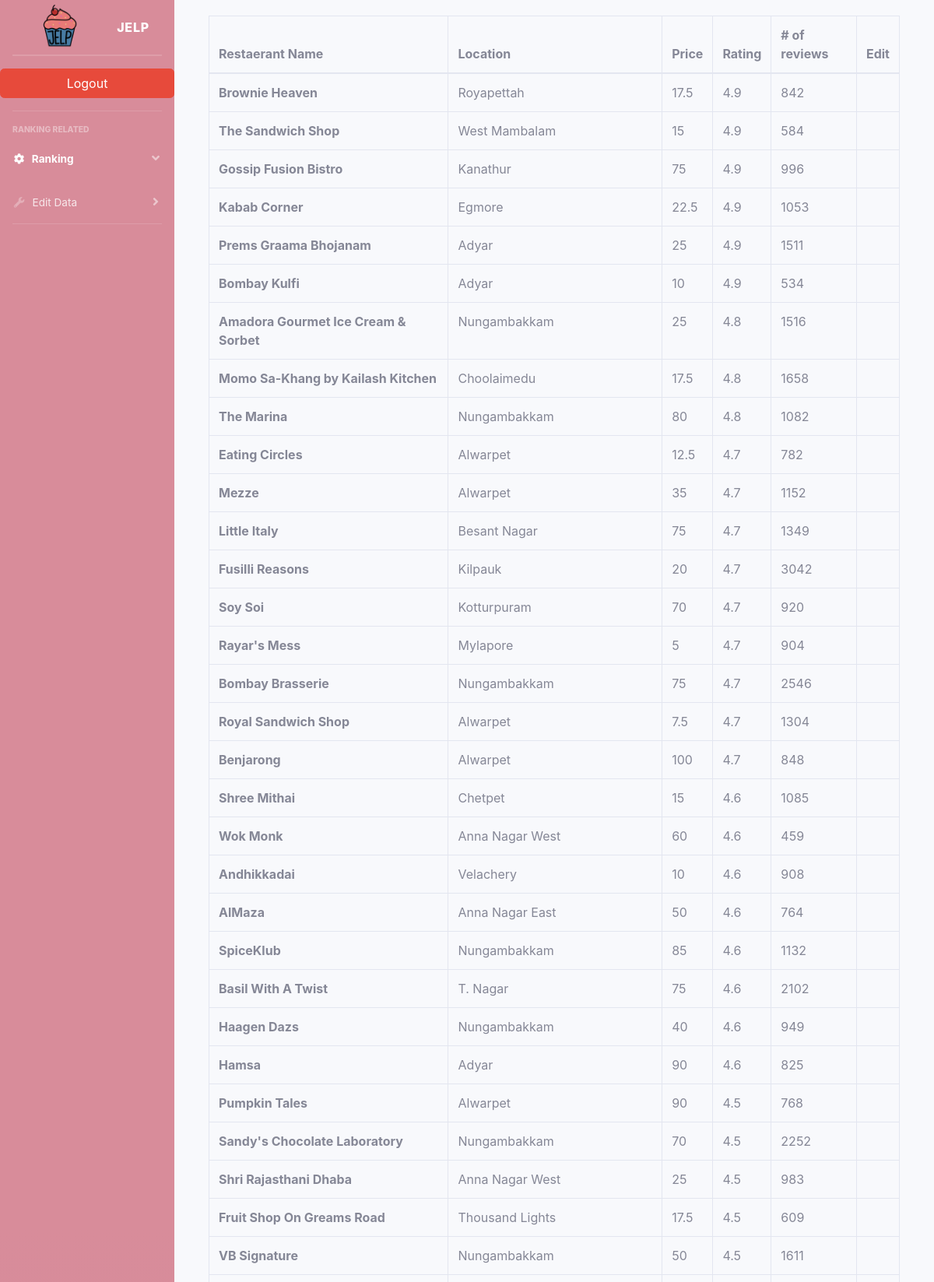
The page /bootstrap/extra/rank_basic.php (upper part) on the database its author committed.
### tables this page shows
create table restaurant(
  rest_id int not null AUTO_INCREMENT,
  name varchar(100) UNIQUE,
  location varchar(100),
  country varchar(100),
  avg_price float,
  avg_rating float, 
  menu varchar(100),
  review_count int(100),
  primary key(rest_id)
);

### bootstrap/extra/rank_basic.php (the view, shortened to what this page needs)
<?php include("sidebar.php") ?>
<html>
<head>
  <link href="css/sb-admin-2.min.css" rel="stylesheet">
</head>
<body>
<?php
require_once "login-config.php";
$sql = "
SELECT * FROM restaurant
ORDER BY avg_rating DESC";
$res = mysqli_query($link, $sql);
if ($res) {
  echo "<div class='container'>
  <div class='card-body scroll1'>
  <div class='table-responsive'>
  <table class='table table-bordered'>
   <thead>
      <tr>
        <th scope='col'>Restaerant Name</th>
        <th scope='col'>Location</th>
        <th scope='col'>Price</th>
        <th scope='col'>Rating</th>
        <th scope='col'># of reviews</th>
        <th scope='col'> Edit</th>
      </tr>
    </thead>
  <tbody>";
  while ($row = mysqli_fetch_assoc($res)) {
    $name = $row['name'];
    $location = $row['location'];
    $avg_price = $row['avg_price'];
    $avg_rating = $row['avg_rating'];
    $review_count = $row['review_count'];
    echo "<tr>";
    echo "<th scope='row'>" . $name . "</th>";
    echo "<td>" . $location . "</td>";
    echo "<td>" . $avg_price . "</td>";
    echo "<td>" . $avg_rating . "</td>";
    echo "<td>" . $review_count . "</td>";
    echo "<td>";
    echo '</td>';
    echo "</tr>";
  }
  echo "</tbody>";
  echo "</table>";
  echo "</div></div></div>";
} else {
  printf("Could not retrieve records. %s\n", mysqli_error($link));
}
?>
</body>
</html>

### rows shown on the page
restaurant: name "Brownie Heaven", location "Royapettah", avg_price "17.5", avg_rating "4.9", review_count "842"
restaurant: name "The Sandwich Shop", location "West Mambalam", avg_price "15", avg_rating "4.9", review_count "584"
restaurant: name "Gossip Fusion Bistro", location "Kanathur", avg_price "75", avg_rating "4.9", review_count "996"
restaurant: name "Kabab Corner", location "Egmore", avg_price "22.5", avg_rating "4.9", review_count "1053"
restaurant: name "Prems Graama Bhojanam", location "Adyar", avg_price "25", avg_rating "4.9", review_count "1511"
restaurant: name "Bombay Kulfi", location "Adyar", avg_price "10", avg_rating "4.9", review_count "534"
restaurant: name "Amadora Gourmet Ice Cream & Sorbet", location "Nungambakkam", avg_price "25", avg_rating "4.8", review_count "1516"
restaurant: name "Momo Sa-Khang by Kailash Kitchen", location "Choolaimedu", avg_price "17.5", avg_rating "4.8", review_count "1658"
restaurant: name "The Marina", location "Nungambakkam", avg_price "80", avg_rating "4.8", review_count "1082"
restaurant: name "Eating Circles", location "Alwarpet", avg_price "12.5", avg_rating "4.7", review_count "782"
restaurant: name "Mezze", location "Alwarpet", avg_price "35", avg_rating "4.7", review_count "1152"
restaurant: name "Little Italy", location "Besant Nagar", avg_price "75", avg_rating "4.7", review_count "1349"
restaurant: name "Fusilli Reasons", location "Kilpauk", avg_price "20", avg_rating "4.7", review_count "3042"
restaurant: name "Soy Soi", location "Kotturpuram", avg_price "70", avg_rating "4.7", review_count "920"
restaurant: name "Rayar's Mess", location "Mylapore", avg_price "5", avg_rating "4.7", review_count "904"
restaurant: name "Bombay Brasserie", location "Nungambakkam", avg_price "75", avg_rating "4.7", review_count "2546"
restaurant: name "Royal Sandwich Shop", location "Alwarpet", avg_price "7.5", avg_rating "4.7", review_count "1304"
restaurant: name "Benjarong", location "Alwarpet", avg_price "100", avg_rating "4.7", review_count "848"
restaurant: name "Shree Mithai", location "Chetpet", avg_price "15", avg_rating "4.6", review_count "1085"
restaurant: name "Wok Monk", location "Anna Nagar West", avg_price "60", avg_rating "4.6", review_count "459"
restaurant: name "Andhikkadai", location "Velachery", avg_price "10", avg_rating "4.6", review_count "908"
restaurant: name "AlMaza", location "Anna Nagar East", avg_price "50", avg_rating "4.6", review_count "764"
restaurant: name "SpiceKlub", location "Nungambakkam", avg_price "85", avg_rating "4.6", review_count "1132"
restaurant: name "Basil With A Twist", location "T. Nagar", avg_price "75", avg_rating "4.6", review_count "2102"
restaurant: name "Haagen Dazs", location "Nungambakkam", avg_price "40", avg_rating "4.6", review_count "949"
restaurant: name "Hamsa", location "Adyar", avg_price "90", avg_rating "4.6", review_count "825"
restaurant: name "Pumpkin Tales", location "Alwarpet", avg_price "90", avg_rating "4.5", review_count "768"
restaurant: name "Sandy's Chocolate Laboratory", location "Nungambakkam", avg_price "70", avg_rating "4.5", review_count "2252"
restaurant: name "Shri Rajasthani Dhaba", location "Anna Nagar West", avg_price "25", avg_rating "4.5", review_count "983"
restaurant: name "Fruit Shop On Greams Road", location "Thousand Lights", avg_price "17.5", avg_rating "4.5", review_count "609"
restaurant: name "VB Signature", location "Nungambakkam", avg_price "50", avg_rating "4.5", review_count "1611"
